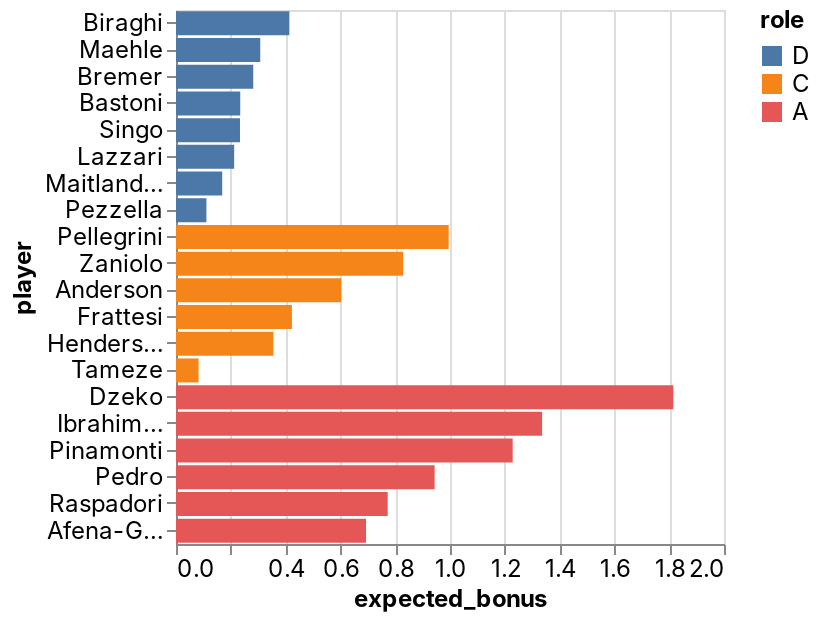

Here is the notebook cell this chart was saved with:
### Code cell
_deepnote_run_altair(team, """{"$schema":"https://vega.github.io/schema/vega-lite/v4.json","mark":{"type":"bar","tooltip":{"content":"data"}},"height":220,"autosize":{"type":"fit"},"data":{"name":"placeholder"},"encoding":{"x":{"field":"expected_bonus","type":"quantitative","sort":null,"scale":{"type":"linear","zero":false}},"y":{"field":"player","type":"nominal","sort":null,"scale":{"type":"linear","zero":true}},"color":{"field":"role","type":"nominal","sort":null,"scale":{"type":"linear","zero":false}}}}""")

### Figure 1 — Vega-Lite specification as saved in the notebook (floating-point values rounded to 4 significant figures)
{"config": {"view": {"continuousWidth": 400, "continuousHeight": 300}, "area": {"fill": "#51C0E9"}, "axis": {"labelFont": "Inter, sans-serif", "labelFontSize": 12, "labelFontWeight": "normal", "labelLimit": 60, "labelOverlap": "greedy", "titleFont": "Inter, sans-serif", "titleFontSize": 12, "titleFontWeight": "bold"}, "background": "#ffffff", "legend": {"labelFont": "Inter, sans-serif", "labelFontSize": 12, "titleFont": "Inter, sans-serif", "titleFontSize": 12, "titleFontWeight": "bold"}, "line": {"stroke": "#51C0E9", "strokeWidth": 2}, "rect": {"fill": "#51C0E9"}, "title": {"anchor": "start", "color": "#000000", "font": "Inter, sans-serif", "fontSize": 22, "fontWeight": "normal"}}, "data": {"name": "data-d9901b28760bbd4640ce821ab2b54587"}, "mark": {"type": "bar", "tooltip": {"content": "data"}}, "autosize": {"type": "fit"}, "encoding": {"color": {"type": "nominal", "field": "role", "scale": {"type": "linear", "zero": false}, "sort": null}, "x": {"type": "quantitative", "field": "expected_bonus", "scale": {"type": "linear", "zero": false}, "sort": null}, "y": {"type": "nominal", "field": "player", "scale": {"type": "linear", "zero": true}, "sort": null}}, "height": 300, "width": "container", "$schema": "https://vega.github.io/schema/vega-lite/v4.json", "datasets": {"data-d9901b28760bbd4640ce821ab2b54587": [{"fanta_team": "Rione Monti", "role": "D", "player": "Biraghi", "team": "Fiorentina", "opponent": "Udinese", "date": "2022-04-27T00:00:00", "expected_bonus": 0.4137}, {"fanta_team": "Rione Monti", "role": "D", "player": "Maehle", "team": "Atalanta", "opponent": "Torino", "date": "2022-04-27T00:00:00", "expected_bonus": 0.3075}, {"fanta_team": "Rione Monti", "role": "D", "player": "Bremer", "team": "Torino", "opponent": "Atalanta", "date": "2022-04-27T00:00:00", "expected_bonus": 0.282}, {"fanta_team": "Rione Monti", "role": "D", "player": "Bastoni", "team": "Spezia", "opponent": "Lazio", "date": "2022-04-30T00:00:00", "expected_bonus": 0.2345}, {"fanta_team": "Rione Monti", "role": "D", "player": "Singo", "team": "Torino", "opponent": "Atalanta", "date": "2022-04-27T00:00:00", "expected_bonus": 0.2335}, {"fanta_team": "Rione Monti", "role": "D", "player": "Lazzari", "team": "Lazio", "opponent": "Spezia", "date": "2022-04-30T00:00:00", "expected_bonus": 0.2122}, {"fanta_team": "Rione Monti", "role": "D", "player": "Maitland-Niles", "team": "Roma", "opponent": "Bologna", "date": "2022-05-01T00:00:00", "expected_bonus": 0.1687}, {"fanta_team": "Rione Monti", "role": "D", "player": "Pezzella", "team": "Atalanta", "opponent": "Torino", "date": "2022-04-27T00:00:00", "expected_bonus": 0.111}, {"fanta_team": "Rione Monti", "role": "C", "player": "Pellegrini", "team": "Roma", "opponent": "Bologna", "date": "2022-05-01T00:00:00", "expected_bonus": 0.9953}, {"fanta_team": "Rione Monti", "role": "C", "player": "Zaniolo", "team": "Roma", "opponent": "Bologna", "date": "2022-05-01T00:00:00", "expected_bonus": 0.8291}, {"fanta_team": "Rione Monti", "role": "C", "player": "Anderson", "team": "Lazio", "opponent": "Spezia", "date": "2022-04-30T00:00:00", "expected_bonus": 0.6029}, {"fanta_team": "Rione Monti", "role": "C", "player": "Frattesi", "team": "Sassuolo", "opponent": "Napoli", "date": "2022-04-30T00:00:00", "expected_bonus": 0.4231}, {"fanta_team": "Rione Monti", "role": "C", "player": "Henderson", "team": "Empoli", "opponent": "Torino", "date": "2022-05-01T00:00:00", "expected_bonus": 0.3554}, {"fanta_team": "Rione Monti", "role": "C", "player": "Tameze", "team": "Verona", "opponent": "Cagliari", "date": "2022-04-30T00:00:00", "expected_bonus": 0.08228}, {"fanta_team": "Rione Monti", "role": "A", "player": "Dzeko", "team": "Inter", "opponent": "Bologna", "date": "2022-04-27T00:00:00", "expected_bonus": 1.815}, {"fanta_team": "Rione Monti", "role": "A", "player": "Ibrahimovic", "team": "AC Milan", "opponent": "Fiorentina", "date": "2022-05-01T00:00:00", "expected_bonus": 1.336}, {"fanta_team": "Rione Monti", "role": "A", "player": "Pinamonti", "team": "Empoli", "opponent": "Torino", "date": "2022-05-01T00:00:00", "expected_bonus": 1.229}, {"fanta_team": "Rione Monti", "role": "A", "player": "Pedro", "team": "Lazio", "opponent": "Spezia", "date": "2022-04-30T00:00:00", "expected_bonus": 0.9439}, {"fanta_team": "Rione Monti", "role": "A", "player": "Raspadori", "team": "Sassuolo", "opponent": "Napoli", "date": "2022-04-30T00:00:00", "expected_bonus": 0.7726}, {"fanta_team": "Rione Monti", "role": "A", "player": "Afena-Gyan", "team": "Roma", "opponent": "Bologna", "date": "2022-05-01T00:00:00", "expected_bonus": 0.6935}]}}
